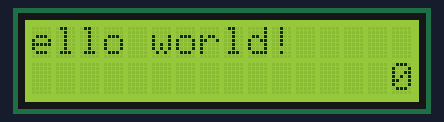
This sketch was run on a simulated Arduino Uno, built with avr-gcc and run on an emulated ATmega328P. Shown: 16×2 character LCD.

Above: at 0.1 s.
At 1.1 s:
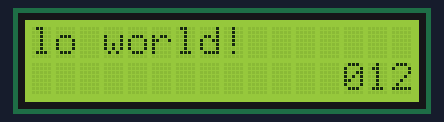
At 2.1 s:
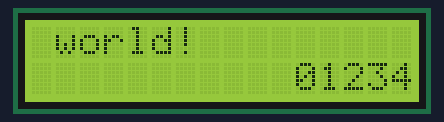
At 4.6 s:
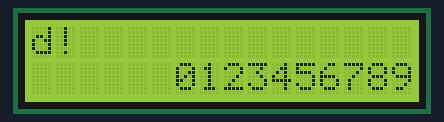
At 20.4 s:
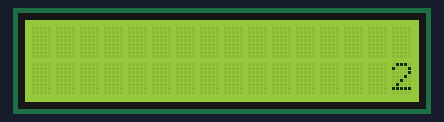
At 28.4 s:
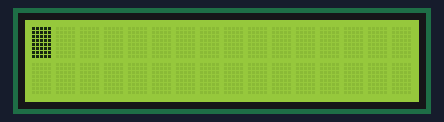

Measured:
- what the display in image 1 shows lasts 0.5 s, from 1.1 s to 1.6 s

The sketch:

Liquid_crystal_display_screen_all_function.ino
```cpp
#include <LiquidCrystal.h>

LiquidCrystal lcd(12, 11, 5, 4, 3, 2);

void setup() {

lcd.begin(16, 2);

lcd.print("hello world!");

}

void loop() {
lcd.setCursor(16, 1);

  // set the display to automatically scroll:

  lcd.autoscroll();

  // print from 0 to 9:

  for (int thisChar = 0; thisChar < 10; thisChar++) {

    lcd.print(thisChar);

    delay(500);

  }

  // turn off automatic scrolling

  lcd.noAutoscroll();

  // clear screen for the next loop:

  lcd.clear();


  lcd.noBlink();

  delay(3000);

  // Turn on the blinking cursor:

  lcd.blink();

  delay(3000);

   // Turn off the cursor:

  lcd.noCursor();

  delay(500);

  // Turn on the cursor:

  lcd.cursor();

  delay(500);

  // Turn off the cursor:

  lcd.noCursor();

  delay(500);

  // Turn on the cursor:

  lcd.cursor();

  delay(500);

  // Turn off the display:
  lcd.noDisplay();
  delay(500);
  // Turn on the display:
  lcd.display();
  delay(500);

  // scroll 13 positions (string length) to the left
  // to move it offscreen left:
  for (int positionCounter = 0; positionCounter < 13; positionCounter++) {
    // scroll one position left:
    lcd.scrollDisplayLeft();
    // wait a bit:
    delay(150);
  }

  // scroll 29 positions (string length + display length) to the right
  // to move it offscreen right:
  for (int positionCounter = 0; positionCounter < 29; positionCounter++) {
    // scroll one position right:
    lcd.scrollDisplayRight();
    // wait a bit:
    delay(150);

    // when characters arrive over the serial port...
  if (Serial.available()) {
    // wait a bit for the entire message to arrive
    delay(100);
    // clear the screen
    lcd.clear();
    // read all the available characters
    while (Serial.available() > 0) {
      // display each character to the LCD
      lcd.write(Serial.read());
    }
  }
  }

  // set the cursor to column 0, line 1
  // (note: line 1 is the second row, since counting begins with 0):
  lcd.setCursor(0, 1);
  // print the number of seconds since reset:
  lcd.print(millis() / 1000);

}
```
